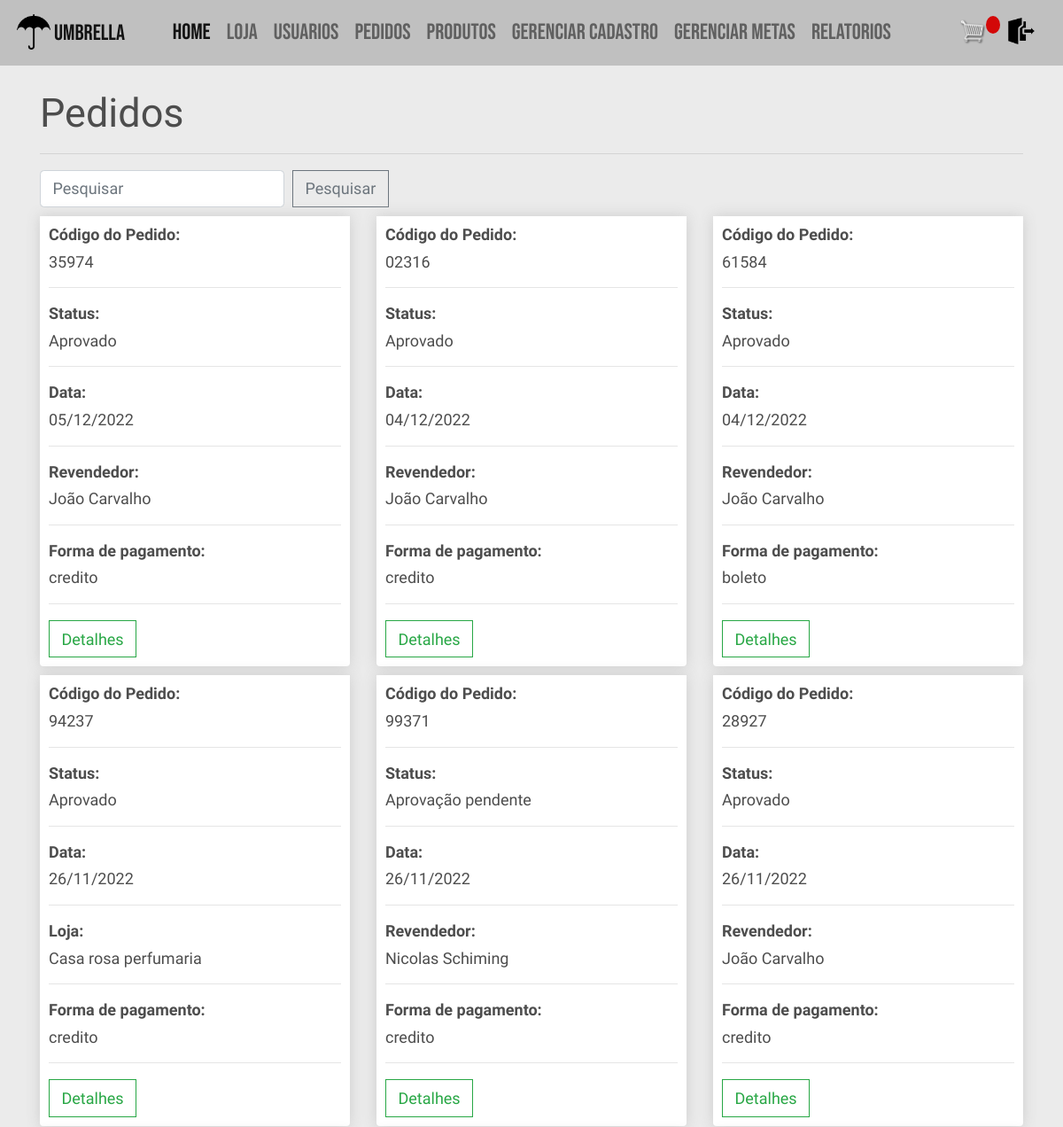
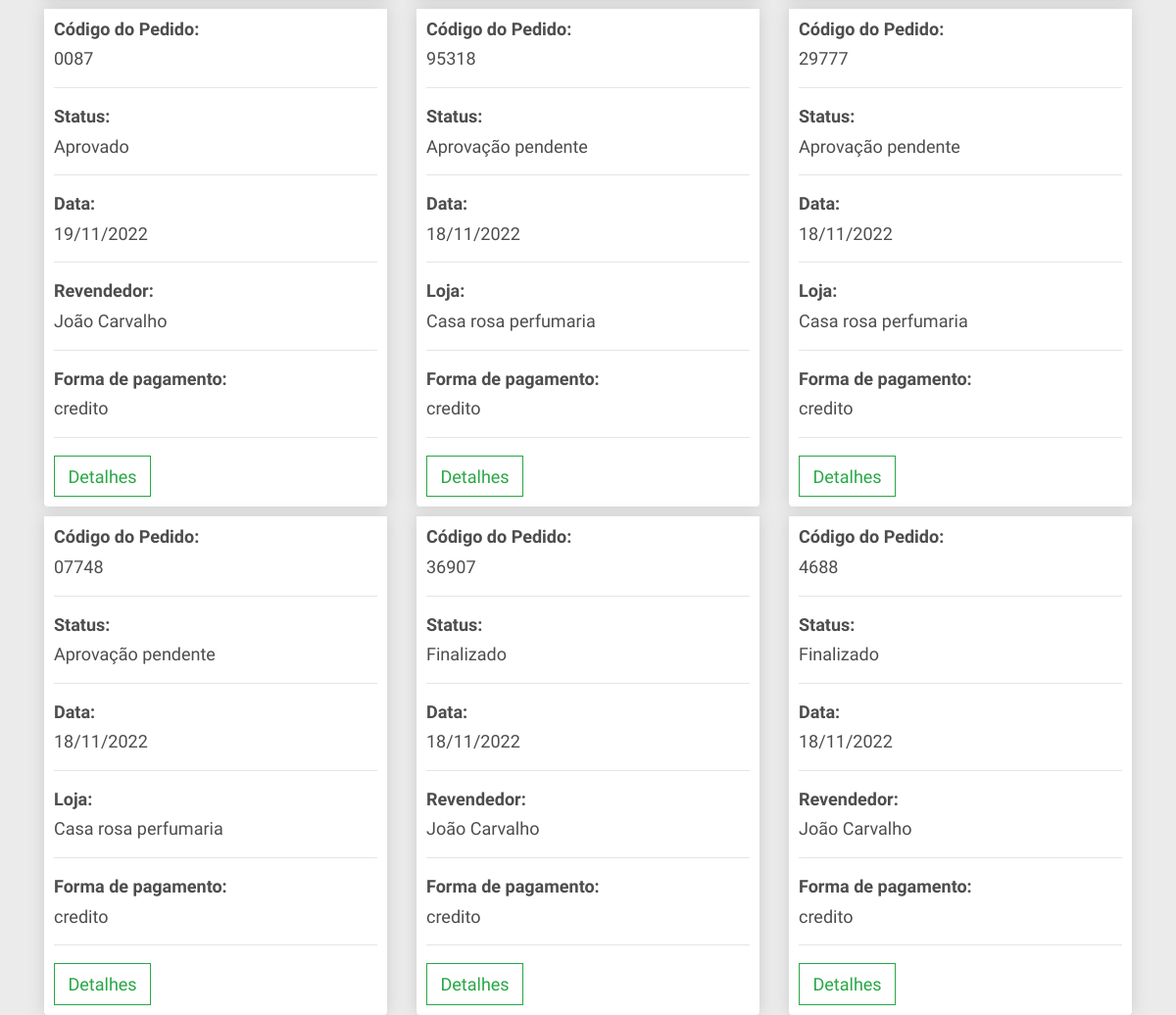
Page /pedidos/ (signed in) on the committed database (2 pictures, top to bottom).
### vendas/models.py (models this page shows, shortened)
class Pedido(models.Model):
    cod_pedido = models.CharField(
        _("código do pedido"), max_length=100, null=True)
    APROV_PEND = "aprovacao_pendente"
    APROVADO = "aprovado"
    ENVIADO = "enviado"
    FINALIZADO = "finalizado"
    CANCELADO = "cancelado"
    opcoes_status = [
        (APROV_PEND, "Aprovação pendente"),
        (APROVADO, "Aprovado"),
        (ENVIADO, "Enviado"),
        (FINALIZADO, "Finalizado"),
        (CANCELADO, "Cancelado")
    ]
    status = models.CharField(choices=opcoes_status,
                              max_length=50, null=True, blank=True, default=APROV_PEND)
    completo = models.BooleanField(default=False)
    data = models.DateTimeField(
        _("data do pedido"), default=timezone.now, null=True, blank=True)
    subtotal = models.FloatField(
        _("valor pré-desconto do pedido"), null=True, blank=True)
    total = models.FloatField(
        _("valor total do pedido"), null=True, blank=True)
    CREDITO = "credito"
    DEBITO = "debito"
    PIX = "pix"
    BOLETO = "boleto"
    opcoes_pagamento = [
        (CREDITO, "Credito"),
        (DEBITO, "Debito"),
        (PIX, "Pix"),
        (BOLETO, "Boleto"),
    ]
    metodo_de_pagamento = models.CharField(
        choices=opcoes_pagamento, max_length=200, null=True, blank=True)
    franquia = models.ForeignKey(Franquia, verbose_name=_(
        "franquia"), on_delete=models.SET_NULL, null=True, blank=True)
    loja = models.ForeignKey(Loja, verbose_name=_(
        "loja"), on_delete=models.SET_NULL, null=True, blank=True)
    revendedor = models.ForeignKey(Revendedor, verbose_name=_(
        "revendedor"), on_delete=models.SET_NULL, null=True, blank=True)

class Revendedor(models.Model):
    user = models.OneToOneField(
        User, on_delete=models.CASCADE)
    nome = models.CharField(_("Nome"), max_length=100, blank=True)
    cpf = models.CharField(_("CPF"), max_length=15, blank=True)
    telefone = models.CharField(_("Telefone"), max_length=15, blank=True)
    cep = models.CharField(
        _("CEP"), max_length=15, blank=True)
    uf = models.CharField(
        _("UF"), max_length=2, blank=True)
    cidade = models.CharField(
        _("cidade"), max_length=50, blank=True)
    bairro = models.CharField(
        _("bairro"), max_length=50, blank=True)
    logradouro = models.CharField(
        _("logradouro"), max_length=100, blank=True)
    numero = models.CharField(
        _("numero"), max_length=5, blank=True)
    datanasc = models.DateField(
        _("Data de nascimento"), auto_now=False, auto_now_add=False, blank=True)
    sexo = models.CharField(_("sexo"), choices=opcoes_sexo,
                            max_length=30, blank=True)
    supervisor = models.ForeignKey(Supervisor, verbose_name=_(
        "supervisor"), on_delete=models.SET_NULL, null=True, blank=True)
    def meta_iniciante():
        return Meta.objects.get(nivel=Meta.INICIANTE)
    meta = models.ForeignKey(
        Meta, on_delete=models.SET_NULL, null=True, blank=True, default=meta_iniciante)
    is_aprovado = models.BooleanField(_('Aprovado'), default=False)
    def __str__(self):
        return self.nome

class Loja(models.Model):
    user = models.OneToOneField(User, on_delete=models.CASCADE)
    cnpj = models.CharField(_("CNPJ"), max_length=15, unique=True, blank=True)
    nome = models.CharField(
        _("nome"), max_length=50, blank=True)
    nome_fantasia = models.CharField(
        _("nome fantasia"), max_length=50, blank=True)
    cep = models.CharField(
        _("CEP"), max_length=15, blank=True)
    uf = models.CharField(
        _("UF"), max_length=2, blank=True)
    cidade = models.CharField(
        _("cidade"), max_length=50, blank=True)
    bairro = models.CharField(
        _("bairro"), max_length=50, blank=True)
    logradouro = models.CharField(
        _("logradouro"), max_length=100, blank=True)
    numero = models.CharField(
        _("numero"), max_length=5, blank=True)
    telefone = models.CharField(
        _("telefone"), max_length=30, blank=True)
    is_aprovado = models.BooleanField(_('Aprovado'), default=False)
    franquia = models.ForeignKey(Franquia, verbose_name=_(
        "franquia"), on_delete=models.SET_NULL, null=True, blank=True)
    def __str__(self):
        return self.nome_fantasia

### vendas/views.py (the view)
# urls.py: path('pedidos/', views.lista_pedidos, name='pedidos'),
@login_required
@user_passes_test(supervisor_franquia_check)
def lista_pedidos(request):
    pedidos = Pedido.objects.all().exclude(completo=False).order_by('-data')
    if aprovado_check(request.user):
        return render(request, "vendas/pedidos.html", {'pedidos': pedidos})
    else:
        sweetify.info(request, 'por favor aguarde o cadastro ser aprovado')
        return redirect('vendas-home')

### users/models.py (called while the page is built)
    def __str__(self):
        return self.email

### vendas/utils.py (called while the page is built)
def aprovado_check(user):
    if hasattr(user, 'supervisor'):
        if user.supervisor.is_aprovado:
            return True
        else:
            return False
    elif hasattr(user, 'franquia'):
        if user.franquia.is_aprovado:
            return True
        else:
            return False
    elif hasattr(user, 'loja'):
        if user.loja.is_aprovado:
            return True
        else:
            return False
    elif hasattr(user, 'revendedor'):
        if user.revendedor.is_aprovado:
            return True
        else:
            return False

### vendas/views.py (called while the page is built)
def supervisor_franquia_check(user):
    if user.tipo == User.SUPERVISOR or user.tipo == User.FRANQUIA:
        return True
    else:
        return False

### vendas/templates/vendas/pedidos.html
{% extends 'vendas/base.html' %}
{% load static %}
{% block content %}
	<h1>Pedidos</h1>
	<hr>
	  <form class="form-inline" action="{% url 'pesquisa_pedidos' %}" method="get">
		<input class="form-control mr-sm-2" name="q" type="search" placeholder="Pesquisar" aria-label="Pesquisar">
		<button class="btn btn-outline-secondary my-2 my-sm-0" type="submit">Pesquisar</button>
  	</form>
	<div class="row">
		{% if not pedidos %}
		<br>
		<h2 class="ml-3"><strong>Nenhum pedido encontrado</strong></h2>
		{% else %}
			{% for pedido in pedidos %}
				<div class="col-lg-4">
					<div class="box-element product">
						<h6><strong>Código do Pedido:</strong></h6>
						<h6>{{pedido.cod_pedido}}</h6>
						<hr>
						<h6><strong>Status:</strong></h6>
						<h6>{{pedido.get_status_display}}</h6>
						<hr>
						<h6><strong>Data:</strong></h6>
						<h6>{{pedido.data|date:"d/m/Y" }}</h6>
						<hr>
						{% if pedido.revendedor %}
							<h6><strong>Revendedor:</strong></h6>
							<h6>{{pedido.revendedor}}</h6>
							<hr>
						{% elif pedido.loja %}
							<h6><strong>Loja:</strong></h6>
							<h6>{{pedido.loja}}</h6>
							<hr>
						{% endif %}
						<h6><strong>Forma de pagamento:</strong></h6>
						<h6>{{pedido.metodo_de_pagamento}}</h6>
						<hr>
						<a class="btn btn-outline-success" href="{% url 'detalhe_pedido' pedido.id %}">Detalhes</a>
					</div>
				</div>
			{% endfor %}
		{% endif %}
	</div>
{% endblock content %}

### vendas/static/vendas/css/style.css (style rules this page uses)
html { font-size: 18px; }
body { margin: 0; padding: 0; font-family: 'Roboto Condensed', sans-serif; background-color: #EBEBEB; background-size: cover; background-repeat: no-repeat; background-position: center; height: 100vh; }
h1, h2, h3, h4, h5, h6 { color: hsl(0, 0%, 30%); }
.box-element { box-shadow: hsl(0, 0%, 80%) 0 0 16px; background-color: #fff; border-radius: 4px; padding: 10px; }
.product { border-radius: 0 0 4px 4px; }
.col-lg-4, .col-lg-6, .col-lg-8, .col-lg-12 { margin-top: 10px; }
.btn { border-radius: 0; }

### rows in the picture
Pedido: cod_pedido "35974", status "Aprovado", data "05/12/2022", revendedor "João Carvalho", metodo_de_pagamento "credito"
Pedido: cod_pedido "02316", status "Aprovado", data "04/12/2022", revendedor "João Carvalho", metodo_de_pagamento "credito"
Pedido: cod_pedido "61584", status "Aprovado", data "04/12/2022", revendedor "João Carvalho", metodo_de_pagamento "boleto"
Pedido: cod_pedido "94237", status "Aprovado", data "26/11/2022", loja "Casa rosa perfumaria", metodo_de_pagamento "credito"
Pedido: cod_pedido "99371", status "Aprovação pendente", data "26/11/2022", revendedor "Nicolas Schiming", metodo_de_pagamento "credito"
Pedido: cod_pedido "28927", status "Aprovado", data "26/11/2022", revendedor "João Carvalho", metodo_de_pagamento "credito"
Pedido: cod_pedido "0087", status "Aprovado", data "19/11/2022", revendedor "João Carvalho", metodo_de_pagamento "credito"
Pedido: cod_pedido "95318", status "Aprovação pendente", data "18/11/2022", loja "Casa rosa perfumaria", metodo_de_pagamento "credito"
Pedido: cod_pedido "29777", status "Aprovação pendente", data "18/11/2022", loja "Casa rosa perfumaria", metodo_de_pagamento "credito"
Pedido: cod_pedido "07748", status "Aprovação pendente", data "18/11/2022", loja "Casa rosa perfumaria", metodo_de_pagamento "credito"
Pedido: cod_pedido "36907", status "Finalizado", data "18/11/2022", revendedor "João Carvalho", metodo_de_pagamento "credito"
Pedido: cod_pedido "4688", status "Finalizado", data "18/11/2022", revendedor "João Carvalho", metodo_de_pagamento "credito"
